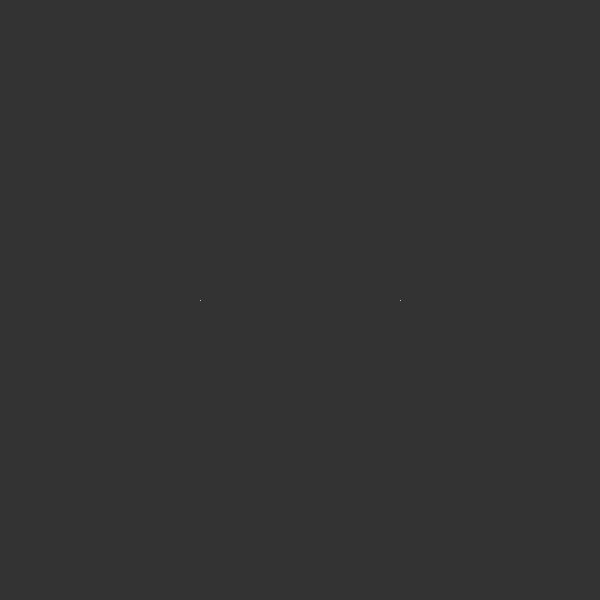
Frame 1 (no input)
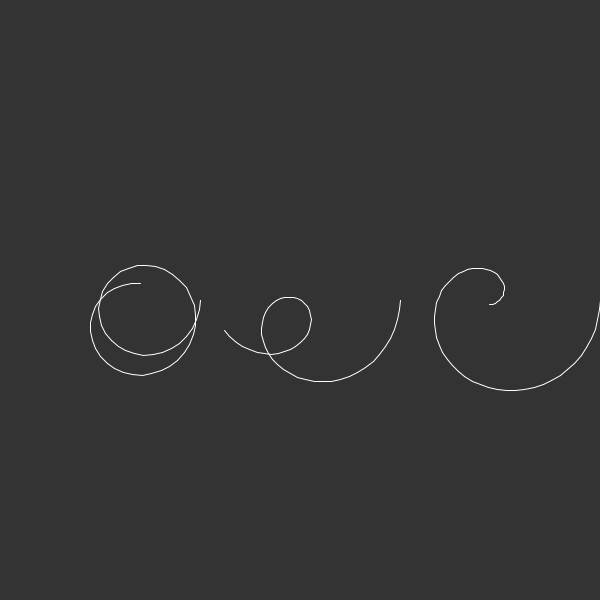
Frame 60 (the mouse pressed at the canvas centre just before this capture)
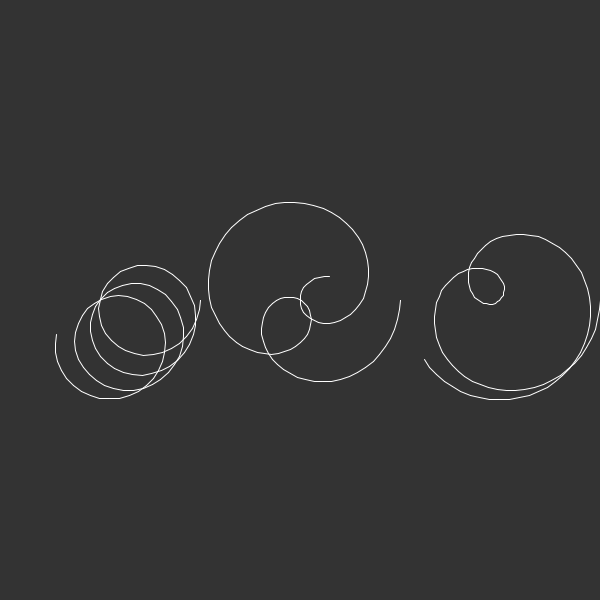
Frame 120 (the mouse held since frame 60 and released just before this capture)

The Processing sketch that drew these frames (run headless with seeded random() and noise(); from frame 60 on, the mouse is pressed at the canvas centre):

// Processing sketch: roseObj
// ── roseObj.pde
Rose rose1 = new Rose(7,8,100);
Rose rose2 = new Rose(3,7,100);
Rose rose3 = new Rose(2,7,100);

void setup() {
  background(51);
  size(600, 600);
}

void draw() {
  rose1.display(width/2 - 200,height/2); 
  rose2.display(width/2,height/2);
  rose3.display(width/2 + 200,height/2);
}

// ── Rose.pde
class Rose {
  // N and D control petal numbers
  float n, d;
  // Angle, overall size, and radius as the circle is drawn
  float a, s, r; 
  // X and Y coordinates used to draw the lines that connect the circle
  float x, y;
  
  Rose(float n_, float d_, float s_) {
    n = n_;
    d = d_;
    a = 0;
    s = s_;
    r = s * cos(n/d * a);
    x = r * cos(a);
    y = r * sin(a);  
  }
  
  void display(int roseX, int roseY) {
    pushMatrix();
    
    translate(roseX, roseY);

    float prevX = x;
    float prevY = y;

    stroke(255);
    noFill();
    strokeWeight(1);
  
    r = s * cos(n/d * a);
    x = r * cos(a);
    y = r * sin(a);
  
    line(x, y, prevX, prevY);
  
    a += 0.1;
    popMatrix();
  }
}
